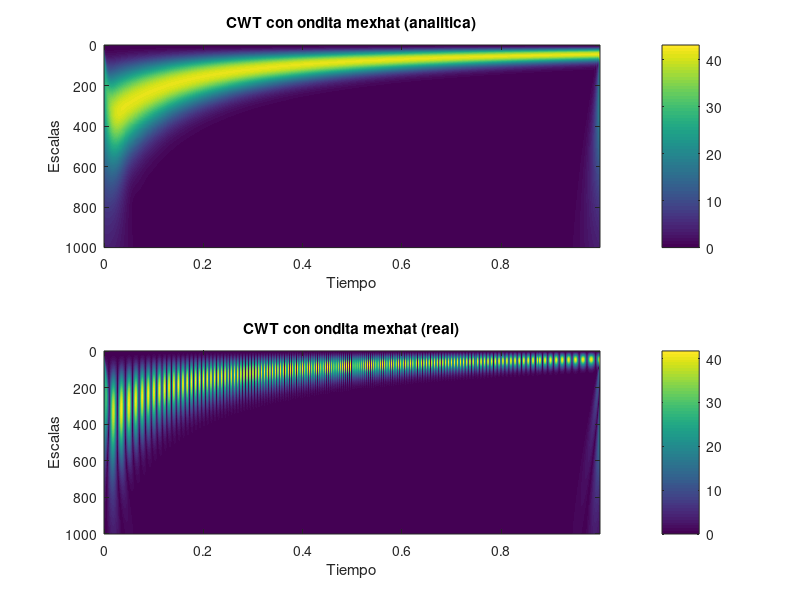

Write the MATLAB code that produced this figure.
%%
%Mexhat
% Parámetros de muestreo
Fs = 1000;             % Frecuencia de muestreo
Ts = 1/Fs;             % Periodo de muestreo
t = 0:Ts:1-Ts;             % Vector de tiempo
N = length(t);
f = -Fs/2:Fs/N: Fs/2-Fs/N; %Vector de frecuencias 

% Señal de prueba
% x = cos(2*pi*100*t);     % Ejemplo de señal senoidal
x1 = cos(2*pi*25*t + 2*pi*100*t.^2);
x2 = cos(2*pi*150*t + 2*pi*100*t.^2);
% 
x = x1%+ x2;

% Parámetros de la wavelet sombrero mexicano
sigma = 1000;           % Parámetro de escala de la Gaussiana

% FFT de la señal
x_f = fftshift(fft(x));

% Definir las escalas (puedes ajustar los valores de escala)
scales = linspace(0,1,N);
% Inicializar la matriz de CWT
CWT = zeros(length(scales),length(x));

% Realizar la CWT en el dominio de la frecuencia

for k = 1:length(scales)
%     scale = scales(k);
    % Redefinir la variable de tiempo para la escala actual
%     t_scaled = (t-t(k)) / scale;
%     f_scaled = f*scale;
    % Definir la wavelet sombrero mexicano escalada
%     gauss = exp(-sigma*(t_scaled.^2)); 
%     mex = (-2*sigma*(2*sigma*t_scaled.^2-1) .* gauss)/(2*sigma);

    %mex_f = fftshift(fft(mex)); 
    mex_f = (2*pi^2*(f*scales(k)).^2)*sqrt(pi/sigma).*exp((-pi^2*(f*scales(k)).^2)/(sigma));
    % Multiplicación en frecuencia (señal * conj(wavelet escalada))
    X_wav_f = x_f .* conj(mex_f);

    % Inversa de Fourier para obtener la CWT en el dominio del tiempo
    CWT(k, :) = ifft(X_wav_f);
end

% Graficar la CWT


% Inicializar la matriz de CWT
CWT_analitica = zeros(length(scales),length(x));

% Realizar la CWT en el dominio de la frecuencia

for k = 1:length(scales)
    %length(scales)

    % Redefinir la variable de tiempo para la escala actual

    % Definir la wavelet sombrero mexicano escalada
    %gauss = exp(-sigma*t_scaled.^2); 
    %mex_analitica = (-2*sigma*(2*sigma*t_scaled.^2-1) .* gauss)/(2*sigma);
    % FFT de la wavelet escalada
    %Mex_f_analitica = fftshift(fft(mex_analitica));
    Mex_f_analitica = (2*pi^2*(f*scales(k)).^2)*sqrt(pi/sigma).*exp((-pi^2*(f*scales(k)).^2)/(sigma));
    Mex_f_analitica(f < 0) = 0;  % Poner 0 donde f es negativo
    Mex_f_analitica(f > 0) = 2*Mex_f_analitica(f > 0);
    X_wav_f_analitica = x_f .* conj(Mex_f_analitica);

    % Inversa de Fourier para obtener la CWT en el dominio del tiempo
    CWT_analitica(k, :) = ifft(X_wav_f_analitica);
end

%Graficar la CWT
figure;
subplot(211);
imagesc(t, linspace(0,N),abs(CWT_analitica));  % Graficar la magnitud de la CWT
xlabel('Tiempo');
ylabel('Escalas');
title('CWT con ondita mexhat (analitica)');
colorbar;
subplot(212);
imagesc(t, linspace(0, N), abs(CWT));  % Graficar la magnitud de la CWT
xlabel('Tiempo');
ylabel('Escalas');
title('CWT con ondita mexhat (real)');
colorbar;
